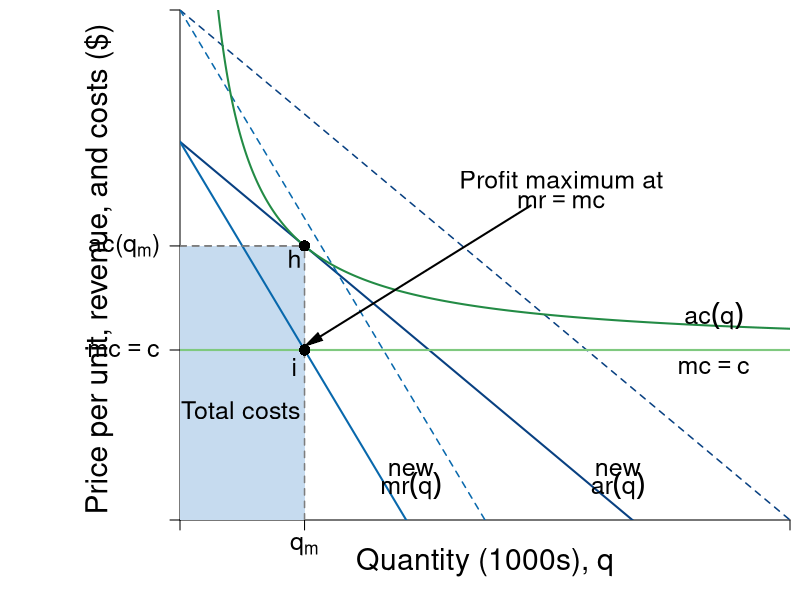

This chart was generated by the following R code:
#Graph Designer: Simon Halliday + Scott Cohn
#Authors: Bowles and Halliday
#Title: Coordination, Conflict and Competition: A Text in Microeconomics

require(shape)
#pdf(file = "firmmarketsupply/profit_costs.pdf", width = 9, height = 7)
png(file = "firmmarketsupply/profit_costs_entry_outlier.png", width = 7*120, height = 5*120)

#Set parameters for graphics
axislabelsize <- 1.8
labelsize <- 1.5
namesize <- 1.8
annotatesize <- 1.5
graphlinewidth <- 2
segmentlinewidth <- 1.5

COL <- c("#7fc97f", "#beaed4", "#fdc086", "#ffff99", "#386cb0", "#f0027f", "#bf5b17", "#666666")
COLA <- c("#e0f3db", "#99d8c9","#66c2a4","#41ae76", "#238b45", "#005824")
COLB <- c("#c6dbef", "#4eb3d3", "#2b8cbe", "#0868ac","#084081")
grays <- gray.colors(25, start = 1, end = 0)
CBCols <- c("#009E73","#0072B2","#E69F00","#CC79A7", "#F0E442")

#Edited the margins to cater for the larger LHS labels
par(mar =  c(4, 9, 0.5, 0.5))

AvgRevenue <- function(x, rmax = 8.9, xmax = 8.9){
  rmax - (rmax/xmax)*x
}

MRevenue <- function(x, rmax = 8.9, xmax = 8.9){
  rmax - 2*(rmax/xmax)*x
}

AvgCost <- function(x, c0 = 6, c1 = 4){
  c0/x + c1
}

costs <- c(4)
eq1 <- uniroot(function(x)  MRevenue(x) - costs[1]  , c(1,1000), tol=1e-8)   
entQ <- c(as.numeric(eq1[1]))

xlims <- c(0, 12)
ylims <- c(0, 12)

npts <- 501 
x <- seq(xlims[1], xlims[2], length.out = npts)
y <- seq(ylims[1], ylims[2], length.out = npts) 
a <- c(13, 16.75, 19.25)

plot(0, 0, xlim = xlims, ylim = ylims, type = "n",
     xlab = expression(paste("")),
     ylab = expression(paste("")), 
     xaxt = "n", 
     yaxt = "n", 
     cex.lab = axislabelsize, 
     bty = "n",
     xaxs = "i", 
     yaxs = "i")


ticksy <- c(0, costs[1], AvgCost(x = entQ[1]),  ylims[2])
ylabels <- c(NA, expression(paste(mc == c)), expression(paste(ac, "(", q[m],")")), NA)
ticksx <- c(0, entQ[1], xlims[2])
xlabels <- c(NA, expression(paste(q[m])), NA)

axis(1, at = ticksx, pos = 0, labels = xlabels, cex.axis = labelsize)
axis(2, at = ticksy, pos = 0, labels = ylabels, las = 1, cex.axis = labelsize)

npts <- 500 
xx1 <- seq(xlims[1], xlims[2], length.out = npts)
xx3 <- seq(2, 6, length.out = npts)

#Draw the polygon for profit
# xpoly1 <- c(0, entQ[1], entQ[1], 0, 0)
# ypoly1 <- c(AvgCost(x = entQ[1]), AvgCost(x =entQ[1]), AvgRevenue(x = entQ[1]), AvgRevenue(x = entQ[1]), AvgCost(x = entQ[1]))
# polygon(x = xpoly1, y = ypoly1, col = COLA[1], density = NULL, border = NA)

#Draw the polygon for costs
xpoly2 <- c(0, entQ[1], entQ[1], 0, 0)
ypoly2 <- c(0, 0, AvgCost(x = entQ[1]), AvgCost(x = entQ[1]), AvgCost(x = entQ[1]))
polygon(x = xpoly2, y = ypoly2, col = COLB[1], density = NULL, border = NA)

lines(xx1, AvgRevenue(xx1), col = COLB[5], lwd = graphlinewidth)
lines(xx1, AvgRevenue(xx1, rmax = 12, xmax = 12), lty = 2, col = COLB[5], lwd = segmentlinewidth)
lines(xx1, MRevenue(xx1), col = COLB[4], lwd = graphlinewidth)
lines(xx1, MRevenue(xx1, rmax = 12, xmax = 12), lty = 2, col = COLB[4], lwd = segmentlinewidth)
lines(xx1, AvgCost(xx1), col = COLA[5], lwd = graphlinewidth)

#Label the axes
text(0.5*xlims[2], -1, expression(paste("Quantity (1000s), ", q)), xpd = TRUE, cex = axislabelsize) 
#mtext(expression(paste("Quantity, ", x)), side = 1, line = 2.5, cex = axislabelsize)
#mtext(expression(paste("Quantity of output, ", x)), side = 1, line = 2.5, cex = axislabelsize)
#text(-3, 0.5*ylims[2], expression(paste("Price, Revenue and Costs, ", list(p, r, ac), " and ", mc)), xpd = TRUE, cex = axislabelsize, srt = 90) 
text(-1.6, 0.5*ylims[2], expression(paste("Price per unit, revenue, and costs ($) ")), xpd = TRUE, cex = axislabelsize, srt = 90) 

#Label curves
text(10.5, 4.8, expression(paste(ac(q))), cex = labelsize)
text(10.5, 3.6, expression(paste(mc == c)), cex = labelsize)

text(8.61, 1.2, expression(paste("new")), cex = labelsize)
text(8.61, 0.8, expression(paste(ar(q))), cex = labelsize)

text(4.54, 1.2, expression(paste("new")), cex = labelsize)
text(4.54, 0.8, expression(paste(mr(q))), cex = labelsize)

#Labels cost and profit areas
text(1.2, 0.4*AvgCost(x = entQ[1]), expression("Total costs"), cex = annotatesize)
# text(1.5, 6.25, expression("Economic"), cex = annotatesize)
# text(1.5, 5.75, expression("profit"), cex = annotatesize)

#Draw segments for total costs
segments(0, AvgRevenue(x = entQ[1]), entQ[1], AvgRevenue(x = entQ[1]), lty = 2, col = grays[20] , lwd = segmentlinewidth)
segments(entQ[1], 0, entQ[1], AvgRevenue(x = entQ[1]), lty = 2, col = grays[20] , lwd = segmentlinewidth)

segments(0, AvgCost(x = entQ[1]), entQ[1], AvgCost(x = entQ[1]), lty = 2, col = grays[20] , lwd = segmentlinewidth)
segments(0, 4, xlims[2], 4, lty = 1, col = COL[1] , lwd = graphlinewidth)

#Label Points for comparison
points(entQ[1], MRevenue(x = entQ[1]), pch = 16, col = "black", cex = 1.5)
text(entQ[1] - 0.2, MRevenue(x = entQ[1]) - 0.4, expression(i), cex = labelsize)

# points(entQ[1], AvgCost(x =entQ[1]), pch = 16, col = "black", cex = 1.5)
# text(entQ[1] + 0.2, AvgCost(x = entQ[1]) + 0.4, expression(g), cex = labelsize)

points(entQ[1], AvgRevenue(x = entQ[1]), pch = 16, col = "black", cex = 1.5)
text(entQ[1] - 0.2, AvgRevenue(x = entQ[1]) - 0.3, expression(h), cex = labelsize)


#Arrow to mr = mc
text(7.5, 8, expression(paste("Profit maximum at")), cex = annotatesize)
text(7.5, 7.5, expression(paste(mr == mc)), cex = annotatesize)
Arrows(6.9, 7.4, entQ[1] + 0.15, MRevenue(entQ[1]) + 0.2, col = "black", lty = 1, lwd = 2, arr.type = "triangle", arr.lwd = 0.5)



dev.off()
